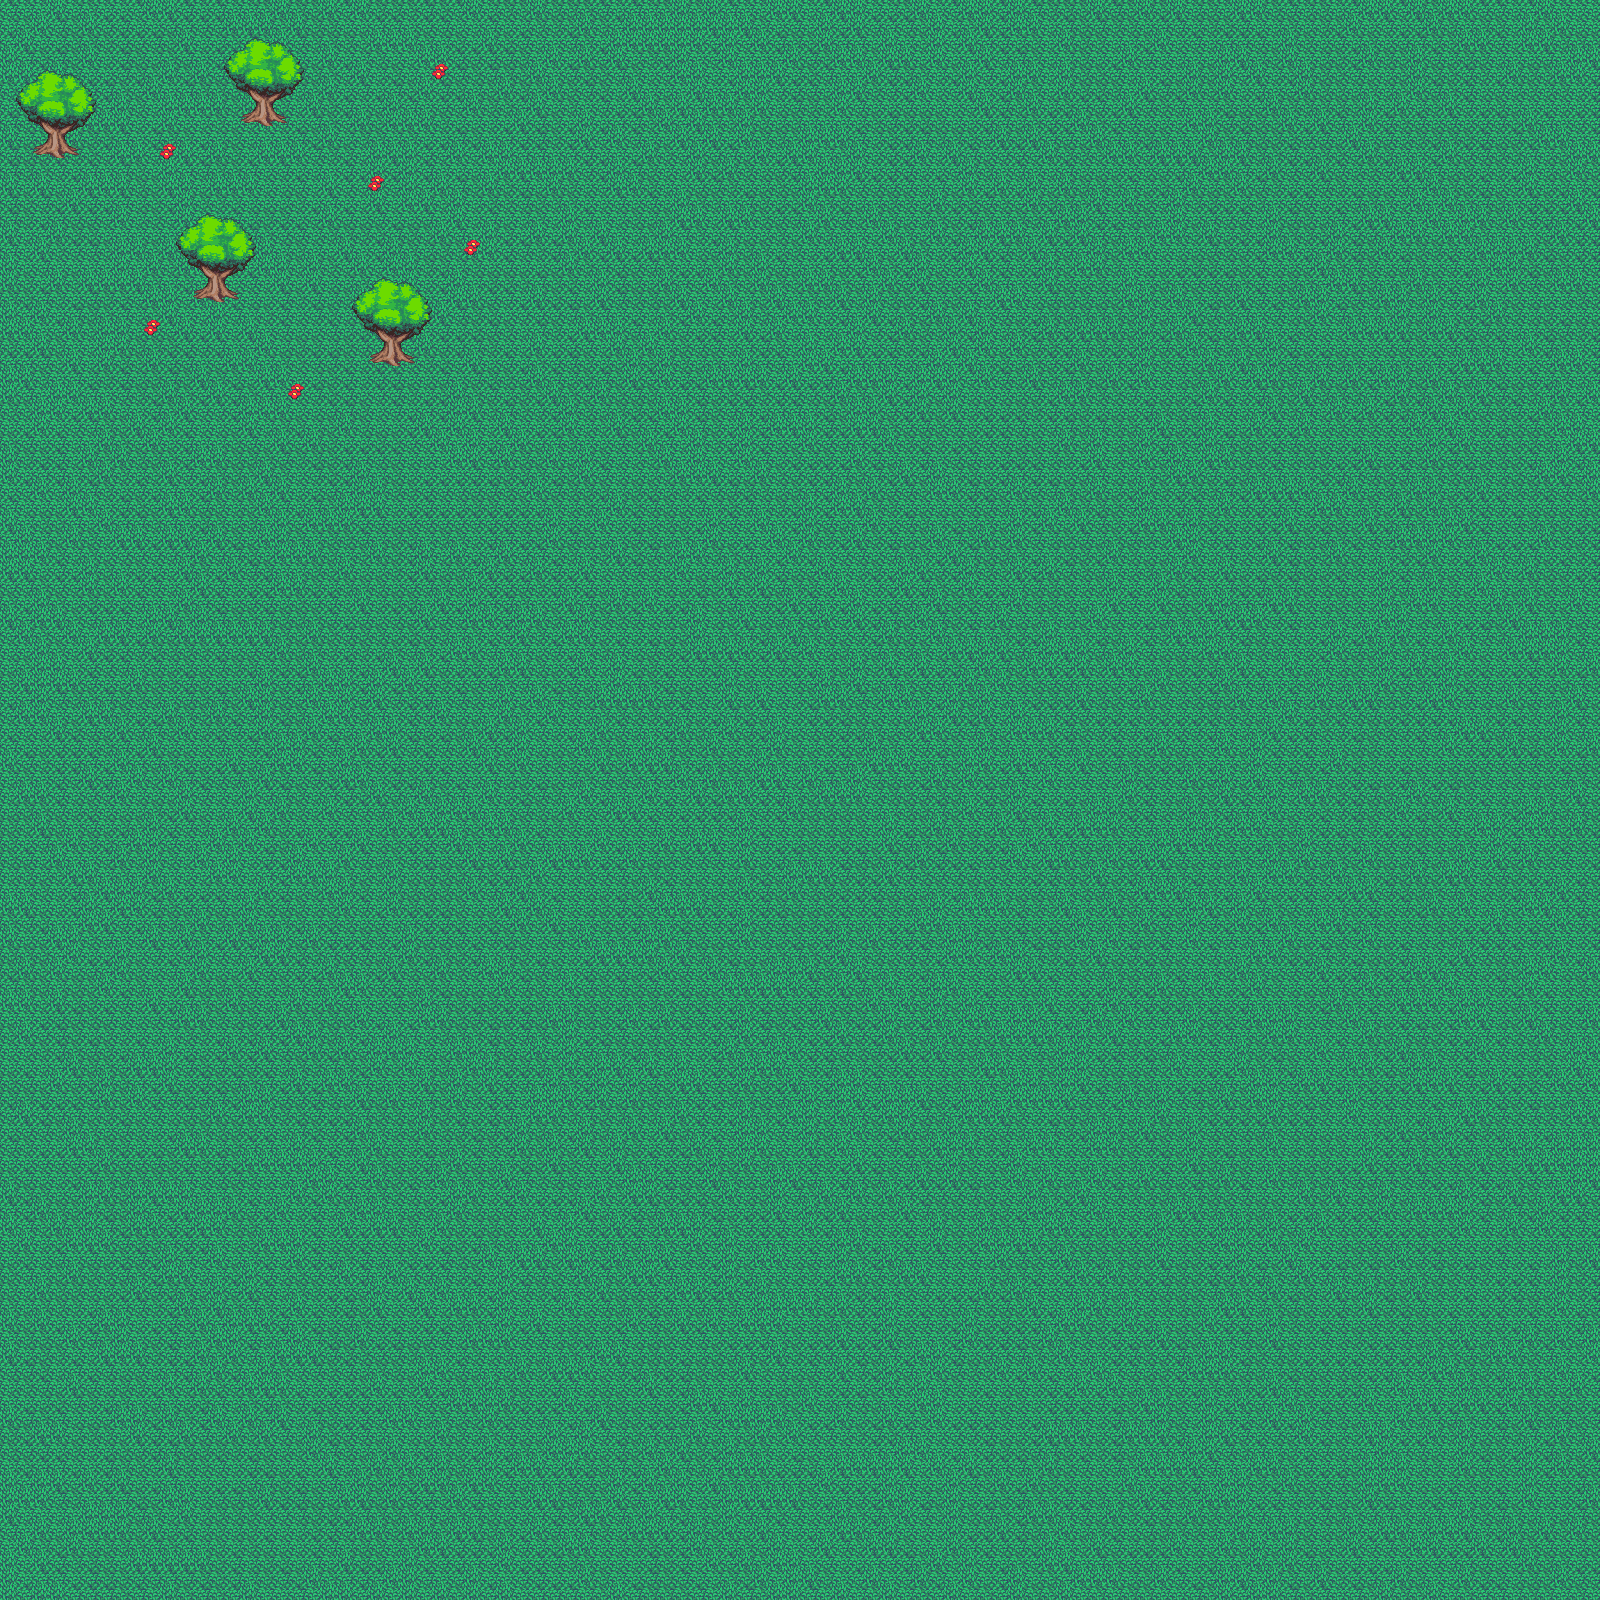

The image is a tile-based game level rendered from a .tmx file. Its description and source (layers, tilesets, objects; grid data summarised) follow:
An orthogonal 100x100 tile map with 16x16 px tiles, 2 tile layers (Warstwa Kafelków 1, Warstwa Kafelków 2).

<map version="1.4" tiledversion="1.4.3" orientation="orthogonal" renderorder="right-up" width="100" height="100" tilewidth="16" tileheight="16" infinite="0" nextlayerid="3" nextobjectid="1">
 <tileset firstgid="1" source="tf_jungle_tileset.tsx" />
 <layer id="1" name="Warstwa Kafelków 1" width="100" height="100">
  <data>[10000 cells, 10000 non-empty, 4 distinct tile ids]</data>
 </layer>
 <layer id="2" name="Warstwa Kafelków 2" width="100" height="100">
  <data>[10000 cells, 126 non-empty, 31 distinct tile ids]</data>
 </layer>
</map>
